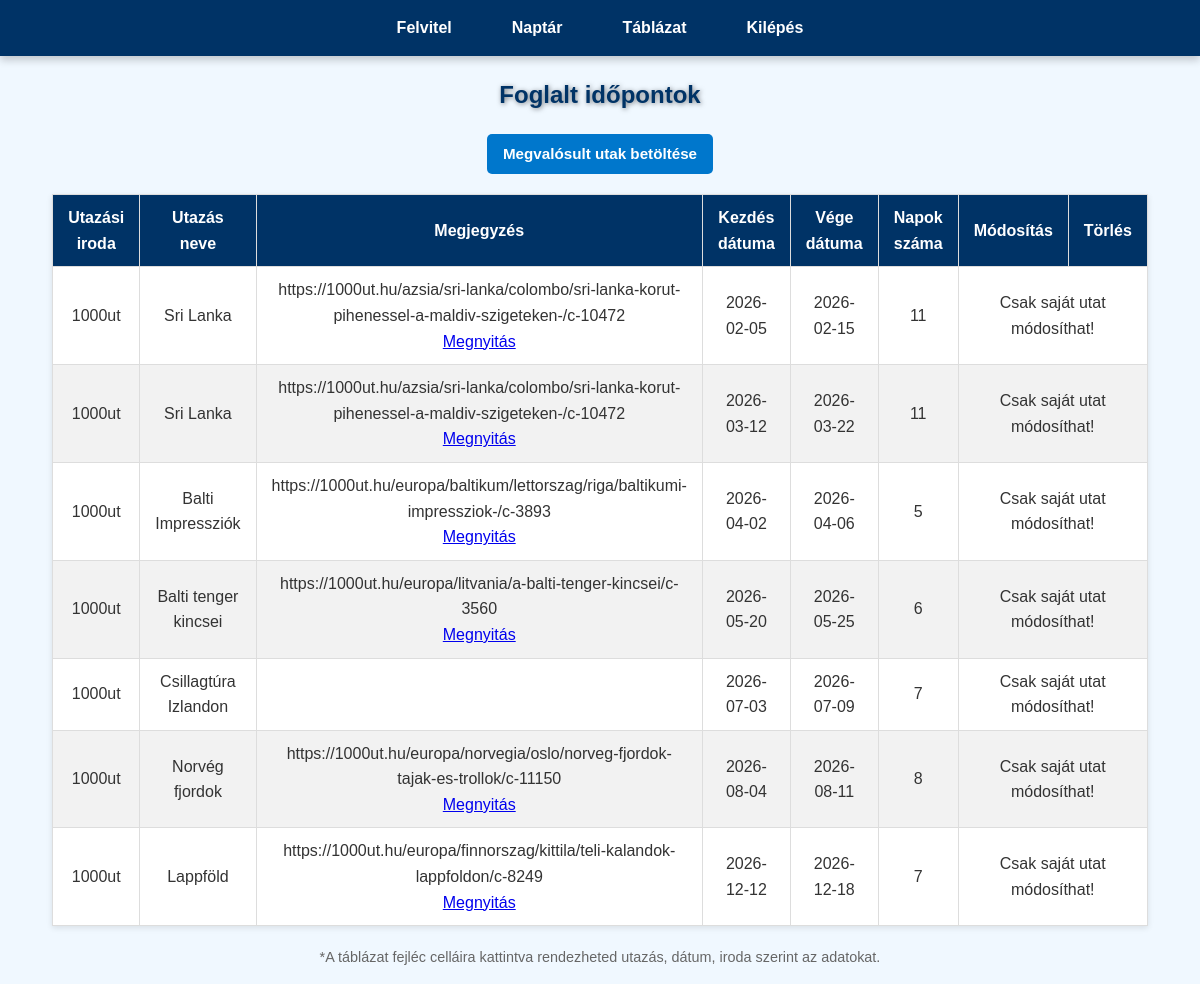
The app's page /table.php (signed in) with its own data.
### tables this page shows
CREATE TABLE `reservations` (
  `id` int NOT NULL AUTO_INCREMENT,
  `user_id` int DEFAULT NULL,
  `destination` varchar(100) NOT NULL,
  `image` varchar(255) DEFAULT NULL,
  `notes` text,
  `start_date` date NOT NULL,
  `end_date` date NOT NULL,
  `days` int NOT NULL,
  `time_stamp` timestamp NOT NULL DEFAULT CURRENT_TIMESTAMP ON UPDATE CURRENT_TIMESTAMP,
  PRIMARY KEY (`id`),
  KEY `user_id` (`user_id`),
  CONSTRAINT `reservations_ibfk_1` FOREIGN KEY (`user_id`) REFERENCES `travelusers` (`id`)
);

### table.php (the view, shortened to what this page needs)
<?php
$monthStart = date('Y-m-01');
$includePast = isset($_GET['prev']) && $_GET['prev'] === '1';
$startYear = max(2025, (int)date('Y'));
$listLowerBound = $includePast
    ? sprintf('%d-01-01', $startYear)
    : $monthStart;
require 'connect.php';
?>
<!DOCTYPE html>
<html lang="hu">
<head>
    <link rel="stylesheet"
          href="https://cdnjs.cloudflare.com/ajax/libs/font-awesome/6.0.0-beta3/css/all.min.css">
    <link rel="stylesheet" href="css/table.css">
</head>
<body>
<nav>
    <ul>
        <li><a href="reservation.php">Felvitel</a></li>
        <li><a href="calendar.php">Naptár</a></li>
        <li><a href="table.php">Táblázat</a></li>
        <li><a href="logout.php">Kilépés</a></li>
    </ul>
</nav>
<h2>Foglalt időpontok</h2>
<div class="toolbar">
    <a href="?prev=1" class="btn">
        Megvalósult utak betöltése
    </a>
</div>
<table id="reservationTable">
    <thead>
    <tr>
        <th onclick="sortTable(1)">Utazási iroda</th>
        <th onclick="sortTable(2)">Utazás neve</th>
        <th onclick="sortTable(3)">Megjegyzés</th>
        <th onclick="sortTable(0)">Kezdés dátuma</th>
        <th onclick="sortTable(4)">Vége dátuma</th>
        <th onclick="sortTable(5)">Napok száma</th>
        <th>Módosítás</th>
        <th>Törlés</th>
    </tr>
    </thead>
    <tbody>
    <?php
    $sql = "SELECT * FROM reservations
            WHERE end_date >= '{$listLowerBound}'
            ORDER BY start_date ASC";
    $result = $conn->query($sql);
    $reservations = [];
    if ($result && $result->num_rows > 0) {
        while ($row = $result->fetch_assoc()) {
            $reservations[] = $row;
        }
    }
    foreach ($reservations as $reservation) {
        echo "<tr";
        if ($_SESSION['user_id'] == $reservation['user_id']) echo ' class="reserved"';
        echo ">";
        $officeName = '';
        if ($reservation['user_id'] == 1) {
            $officeName = "GroszUtazas";
        } elseif ($reservation['user_id'] == 2) {
            $officeName = "1000ut";
        } elseif ($reservation['user_id'] == 3) {
            $officeName = "Tensi";
        }
        echo "<td>" . htmlspecialchars($officeName) . "</td>";
        echo "<td>" . htmlspecialchars($reservation['destination']) . "</td>";
        echo "<td>";
        echo htmlspecialchars($reservation['notes']);
        if (filter_var($reservation['notes'], FILTER_VALIDATE_URL)) {
            echo "<br><a href='" . htmlspecialchars($reservation['notes']) . "' target='_blank'>Megnyitás</a>";
        }
        echo "</td>";
        echo '<td class="tc">' . htmlspecialchars($reservation['start_date']) . '</td>';
        echo '<td class="tc">' . htmlspecialchars($reservation['end_date']) . '</td>';
        echo '<td class="tc">' . htmlspecialchars($reservation['days']) . '</td>';
        if ($_SESSION['user_id'] == $reservation['user_id']) {
            echo '<td class="tc"><a href="modositas.php?id=' . (int)$reservation['id'] . '"><i class="fas fa-pencil-alt"></i></a></td>';
            echo '<td class="tc"><a href="torles.php?id=' . (int)$reservation['id'] . '"><span class="delete-icon">&#10060;</span></a></td>';
        } else {
            echo '<td class="tc" colspan="2">Csak saját utat módosíthat!</td>';
        }
        echo "</tr>";
    }
    ?>
    </tbody>
</table>
<p id="note">*A táblázat fejléc celláira kattintva rendezheted utazás, dátum, iroda szerint az adatokat.</p>
</body>
</html>

### css/table.css (style rules this page uses)
body { font-family: Arial, sans-serif; background-color: #f0f8ff; margin: 0; padding: 0; color: #333; line-height: 1.6; }
nav { background-color: #003366; color: white; padding: 15px; box-shadow: 0 4px 8px rgba(0, 0, 0, 0.2); }
nav ul { list-style: none; margin: 0; padding: 0; display: flex; justify-content: center; }
nav ul li { margin: 0 10px; }
nav ul li a { color: white; text-decoration: none; font-weight: bold; padding: 10px 20px; border-radius: 5px; transition: background-color 0.3s; }
table { width: 90%; margin: 20px auto; border-collapse: collapse; box-shadow: 0 2px 6px rgba(0, 0, 0, 0.1); background-color: #ffffff; }
table thead { background-color: #003366; color: white; text-align: left; }
table th, table td { padding: 10px 15px; border: 1px solid #ddd; text-align: center; }
table th { cursor: pointer; }
table tbody tr:nth-child(even) { background-color: #f2f2f2; }
h2 { text-align: center; color: #003366; text-shadow: 1px 1px 5px rgba(0, 0, 0, 0.5); margin-top: 20px; }
#note { text-align: center; font-size: 0.9em; color: #666; margin-top: 10px; }
.toolbar { margin: 10px auto 20px; display: flex; gap: 10px; flex-wrap: wrap; justify-content: center; }
.btn, .btn-outline { padding: 0.5rem 1rem; border-radius: 5px; text-decoration: none; font-weight: 600; font-size: 0.95rem; display: inline-block; }
.btn { background-color: #0077cc; color: #fff; border: none; }

### records on screen
reservations: user "1000ut", destination "Sri Lanka", notes "https://1000ut.hu/azsia/sri-lanka/colombo/sri-lanka-korut-pihenessel-a-maldiv-szigeteken-/c-10472", start_date "2026-02-05", end_date "2026-02-15", days "11", shows "Csak saját utat módosíthat!"
reservations: user "1000ut", destination "Sri Lanka", notes "https://1000ut.hu/azsia/sri-lanka/colombo/sri-lanka-korut-pihenessel-a-maldiv-szigeteken-/c-10472", start_date "2026-03-12", end_date "2026-03-22", days "11", shows "Csak saját utat módosíthat!"
reservations: user "1000ut", destination "Balti Impressziók", notes "https://1000ut.hu/europa/baltikum/lettorszag/riga/baltikumi-impressziok-/c-3893", start_date "2026-04-02", end_date "2026-04-06", days "5", shows "Csak saját utat módosíthat!"
reservations: user "1000ut", destination "Balti tenger kincsei", notes "https://1000ut.hu/europa/litvania/a-balti-tenger-kincsei/c-3560", start_date "2026-05-20", end_date "2026-05-25", days "6", shows "Csak saját utat módosíthat!"
reservations: user "1000ut", destination "Csillagtúra Izlandon", start_date "2026-07-03", end_date "2026-07-09", days "7", shows "Csak saját utat módosíthat!"
reservations: user "1000ut", destination "Norvég fjordok", notes "https://1000ut.hu/europa/norvegia/oslo/norveg-fjordok-tajak-es-trollok/c-11150", start_date "2026-08-04", end_date "2026-08-11", days "8", shows "Csak saját utat módosíthat!"
reservations: user "1000ut", destination "Lappföld", notes "https://1000ut.hu/europa/finnorszag/kittila/teli-kalandok-lappfoldon/c-8249", start_date "2026-12-12", end_date "2026-12-18", days "7", shows "Csak saját utat módosíthat!"
